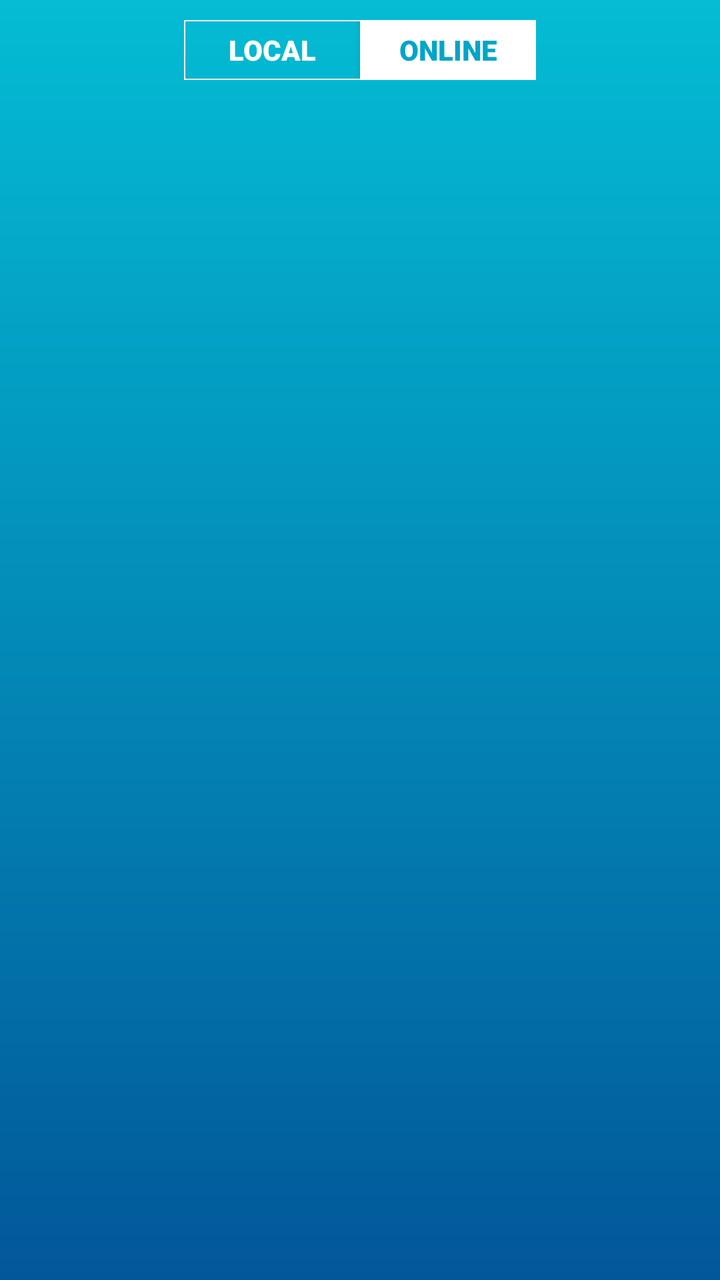
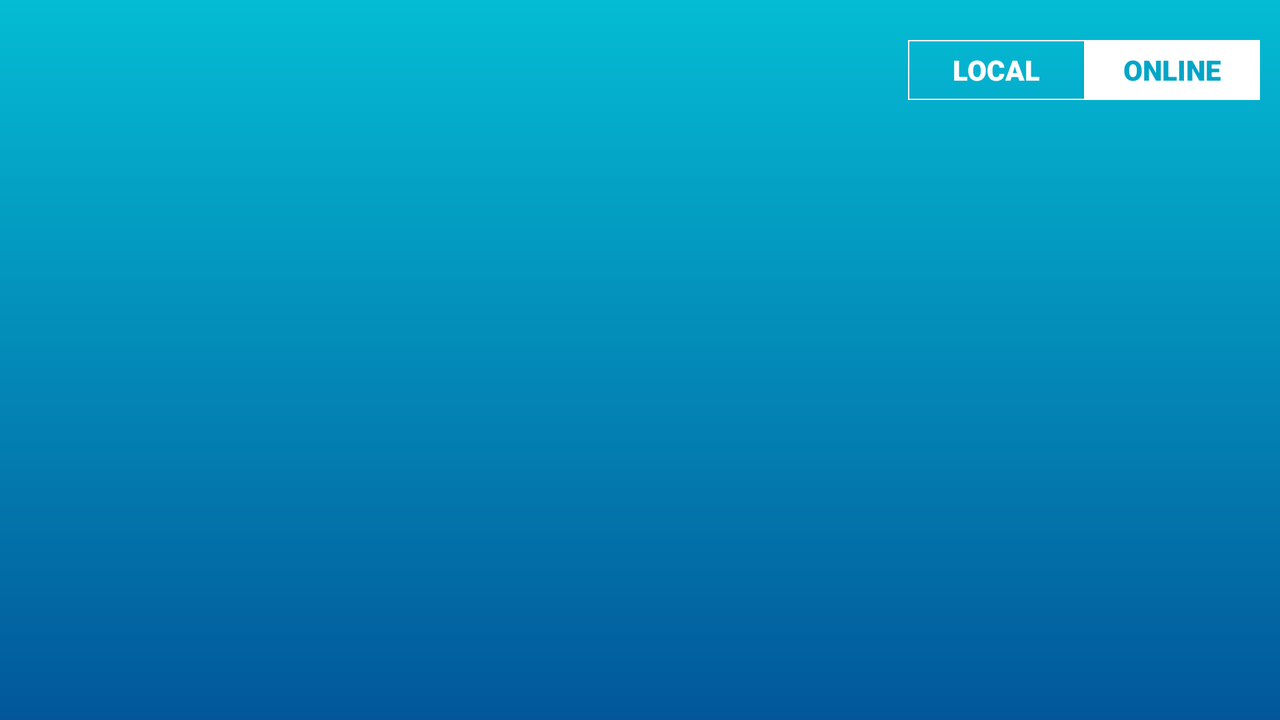

An Android layout and its configuration variant, each rendered on a device that would load it. The default file and the variant file are quoted in full after the pictures.
<!-- AndroidManifest.xml: fallback theme Theme.MaterialComponents.DayNight.NoActionBar -->
<!-- res/layout/hof_layout.xml -->
<?xml version="1.0" encoding="utf-8"?>
<LinearLayout
    xmlns:android="http://schemas.android.com/apk/res/android"
    xmlns:tools="http://schemas.android.com/tools"
    android:background="@drawable/xml_bg_quad"
    android:orientation="vertical"
    android:layout_width="match_parent"
    android:layout_height="match_parent">

  <TextView
      android:id="@+id/hof_header"
      style="@style/TextView.Header"
      android:text="@string/hof_top_10_players"
      android:layout_gravity="center_horizontal" />

  <include layout="@layout/hof_switch" />

  <ListView
      android:id="@+id/hof_list"
      android:layout_width="match_parent"
      android:layout_height="wrap_content"
      tools:listitem="@layout/hof_list_item"
      android:divider="@null" />

</LinearLayout>
<!-- res/layout/hof_switch.xml (included above) -->
<?xml version="1.0" encoding="utf-8"?>
<LinearLayout
    xmlns:android="http://schemas.android.com/apk/res/android"
    xmlns:tools="http://schemas.android.com/tools"
    android:id="@+id/hof_toggle_layout"
    android:background="@drawable/xml_bg_hof_switch_layout_quad"
    android:layout_width="wrap_content"
    android:layout_height="wrap_content"
    android:orientation="horizontal"
    android:layout_gravity="center_horizontal"
    android:layout_marginTop="10dp"
    android:layout_marginBottom="10dp"
    tools:showIn="@layout/hof_layout">

  <ToggleButton
      android:id="@+id/hof_toggle_local"
      android:checked="true"
      android:background="@drawable/xml_bg_hof_switch_quad"
      android:textColor="@color/xml_text_hof_switch_quad"
      android:layout_width="wrap_content"
      android:layout_height="@dimen/hof_switch_height"
      android:layout_margin="0dp"
      android:textOn="@string/hof_local"
      android:textOff="@string/hof_local"
      android:fontFamily="sans-serif-black"
      android:textStyle="bold" />

  <ToggleButton
      android:id="@+id/hof_toggle_online"
      android:textOn="@string/hof_online"
      android:textOff="@string/hof_online"
      android:background="@drawable/xml_bg_hof_switch_quad"
      android:layout_width="wrap_content"
      android:textColor="@color/xml_text_hof_switch_quad"
      android:layout_height="@dimen/hof_switch_height"
      android:fontFamily="sans-serif-black"
      android:checked="false"
      android:textStyle="bold" />

</LinearLayout>
<!-- res/layout/hof_list_item.xml (included above) -->
<?xml version="1.0" encoding="utf-8"?>
<LinearLayout
    xmlns:android="http://schemas.android.com/apk/res/android"
    android:orientation="vertical"
    android:layout_width="match_parent"
    android:layout_height="wrap_content"
    android:paddingTop="5dp"
    android:paddingBottom="5dp"
    android:paddingLeft="10dp"
    android:paddingRight="10dp">

  <RelativeLayout
      android:orientation="horizontal"
      android:layout_width="match_parent"
      android:layout_height="wrap_content">

    <TextView
        android:id="@+id/position"
        android:layout_alignParentLeft="true"
        android:textSize="20sp"
        android:text="1."
        android:gravity="left|start"
        android:layout_width="wrap_content"
        android:layout_height="wrap_content"
        android:fontFamily="sans-serif-black"
        android:textStyle="bold"
        android:textColor="@android:color/white" />

    <TextView
        android:id="@+id/name"
        android:layout_centerInParent="true"
        android:textSize="20sp"
        android:text="JULO"
        android:layout_width="wrap_content"
        android:layout_height="wrap_content"
        android:gravity="center"
        android:fontFamily="sans-serif-black"
        android:textStyle="bold"
        android:textColor="@android:color/white" />

    <TextView
        android:id="@+id/score"
        android:layout_alignParentRight="true"
        android:textSize="20sp"
        android:text="40 197"
        android:gravity="right|end"
        android:layout_width="wrap_content"
        android:layout_height="wrap_content"
        android:fontFamily="sans-serif-black"
        android:textStyle="bold"
        android:textColor="@android:color/white" />

  </RelativeLayout>

  <View
      android:id="@+id/underline"
      android:layout_width="match_parent"
      android:layout_height="2dp"
      android:background="@android:color/white" />
</LinearLayout>
<!-- resources referenced by this layout -->
<resources>
  <dimen name="hof_switch_height">30dp</dimen>
  <!-- drawable xml_bg_hof_switch_layout_quad (drawable) -->
  <shape xmlns:android="http://schemas.android.com/apk/res/android"
      android:shape="rectangle">
  
    <solid android:color="@android:color/transparent" />
  
    <stroke
        android:width="2px"
        android:color="@android:color/white" />
  
  </shape>
  <!-- drawable xml_bg_hof_switch_quad (drawable) -->
  <?xml version="1.0" encoding="utf-8"?>
  <selector xmlns:android="http://schemas.android.com/apk/res/android">
  <item
      android:state_checked="true"
      android:drawable="@android:color/transparent"
      />
  
  <item
      android:state_checked="false"
      android:drawable="@color/quad_text_color" />
  
  <item
      android:drawable="@color/quad_text_color" />
  </selector>
  <!-- drawable xml_bg_quad (drawable) -->
  <?xml version="1.0" encoding="utf-8"?>
  <shape xmlns:android="http://schemas.android.com/apk/res/android"
         android:shape="rectangle">
  
      <gradient
              android:angle="270"
              android:startColor="#04BCD4"
              android:endColor="#02579A" />
  </shape>
  <string name="hof_local">LOCAL</string>
  <string name="hof_online">ONLINE</string>
  <string name="hof_top_10_players">Hall of Heroes</string>
  <color name="quad_text_color">@android:color/white</color>
</resources>
<!-- res/layout-land/hof_layout.xml (the repository's variant of the layout above) -->
<!-- drawn on the phone turned sideways -->
<?xml version="1.0" encoding="utf-8"?>
<LinearLayout
    xmlns:android="http://schemas.android.com/apk/res/android"
    xmlns:tools="http://schemas.android.com/tools"
    android:orientation="vertical"
    android:layout_width="match_parent"
    android:layout_height="match_parent"
    android:background="@drawable/xml_bg_quad">

  <TextView
      android:id="@+id/hof_header"
      style="@style/TextView.Header"
      android:text="@string/hof_top_10_players"
      android:layout_gravity="center_horizontal" />

  <LinearLayout
      android:layout_marginTop="10dp"
      android:layout_width="match_parent"
      android:layout_height="match_parent"
      android:orientation="horizontal">

    <ListView
        tools:listitem="@layout/hof_list_item"
        android:id="@+id/hof_list"
        android:layout_width="0dp"
        android:layout_height="wrap_content"
        android:layout_weight="1"
        android:divider="@null" />

    <LinearLayout
        android:layout_width="wrap_content"
        android:layout_height="wrap_content"
        android:orientation="vertical"
        android:gravity="center"
        android:paddingLeft="10dp"
        android:paddingRight="10dp">

      <include layout="@layout/hof_switch" />

      <LinearLayout
          android:id="@+id/sign_in_bar"
          android:layout_width="wrap_content"
          android:layout_height="wrap_content"
          android:orientation="vertical"
          android:visibility="gone">

        <com.google.android.gms.common.SignInButton
            android:id="@+id/sign_in_button"
            android:layout_width="wrap_content"
            android:layout_height="wrap_content" />
      </LinearLayout>

      <LinearLayout
          android:id="@+id/sign_out_bar"
          android:layout_width="wrap_content"
          android:layout_height="wrap_content"
          android:orientation="vertical"
          android:visibility="gone">

        <Button
            android:id="@+id/sign_out_button"
            android:layout_width="wrap_content"
            android:layout_height="wrap_content"
            android:text="@string/sign_out"
            android:textSize="12sp" />
      </LinearLayout>
    </LinearLayout>
  </LinearLayout>
</LinearLayout>
<!-- res/layout/hof_layout.xml (included above) -->
<?xml version="1.0" encoding="utf-8"?>
<LinearLayout
    xmlns:android="http://schemas.android.com/apk/res/android"
    xmlns:tools="http://schemas.android.com/tools"
    android:background="@drawable/xml_bg_quad"
    android:orientation="vertical"
    android:layout_width="match_parent"
    android:layout_height="match_parent">

  <TextView
      android:id="@+id/hof_header"
      style="@style/TextView.Header"
      android:text="@string/hof_top_10_players"
      android:layout_gravity="center_horizontal" />

  <include layout="@layout/hof_switch" />

  <ListView
      android:id="@+id/hof_list"
      android:layout_width="match_parent"
      android:layout_height="wrap_content"
      tools:listitem="@layout/hof_list_item"
      android:divider="@null" />

</LinearLayout>
<!-- resources referenced by the variant -->
<!-- as the phone turned sideways resolves them -->
<resources>
  <dimen name="hof_switch_height">30dp</dimen>
  <!-- drawable xml_bg_hof_switch_layout_quad (drawable) -->
  <shape xmlns:android="http://schemas.android.com/apk/res/android"
      android:shape="rectangle">
  
    <solid android:color="@android:color/transparent" />
  
    <stroke
        android:width="2px"
        android:color="@android:color/white" />
  
  </shape>
  <!-- drawable xml_bg_hof_switch_quad (drawable) -->
  <?xml version="1.0" encoding="utf-8"?>
  <selector xmlns:android="http://schemas.android.com/apk/res/android">
  <item
      android:state_checked="true"
      android:drawable="@android:color/transparent"
      />
  
  <item
      android:state_checked="false"
      android:drawable="@color/quad_text_color" />
  
  <item
      android:drawable="@color/quad_text_color" />
  </selector>
  <!-- drawable xml_bg_quad (drawable) -->
  <?xml version="1.0" encoding="utf-8"?>
  <shape xmlns:android="http://schemas.android.com/apk/res/android"
         android:shape="rectangle">
  
      <gradient
              android:angle="270"
              android:startColor="#04BCD4"
              android:endColor="#02579A" />
  </shape>
  <string name="hof_local">LOCAL</string>
  <string name="hof_online">ONLINE</string>
  <string name="hof_top_10_players">Hall of Heroes</string>
  <string name="sign_out">Sign out</string>
  <color name="quad_text_color">@android:color/white</color>
</resources>
